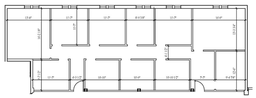
#> input picture floorplan.png, 256 x 98 px, shrunk from 1208 x 464 before the run
$ python -i preprocessing.py   (imports and definitions only)
#> lines starting #> are read from the running program, lines starting #| are printed output that depends on the picture; after the words box and inside, x2 and y2 are one past the last pixel; in counts of white or black regions, pixels touching at a corner belong together
#> further down, picture is the input picture: shape (98, 256, 3); min 0, max 255, mean 236.8

import numpy as np
import cv2
def preprocessing(image):
    # load the image as grayscale
    gray = cv2.cvtColor(image, cv2.COLOR_BGR2GRAY)
    avg = np.average(gray)
#> avg = 236.8
    # Change all pixels to black or white
    gray[gray > 185] = 254
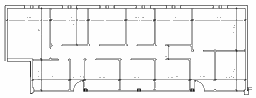
#> gray: shape (98, 256); min 0, max 254, mean 240.6
    gray[gray <= 185] = 1
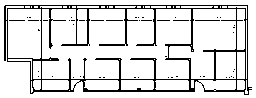
#> gray: shape (98, 256); values 1 (black) and 254 (white), 86.5% white; black in thin lines or dots, all inside (x1, y1, x2, y2) = (4, 5, 252, 95)
    gray[gray ==1] = 255
    gray[gray ==254] = 0

    # Scale it 10x
    scaled = cv2.resize(gray, (0, 0), fx=20, fy=20, interpolation=cv2.INTER_CUBIC)
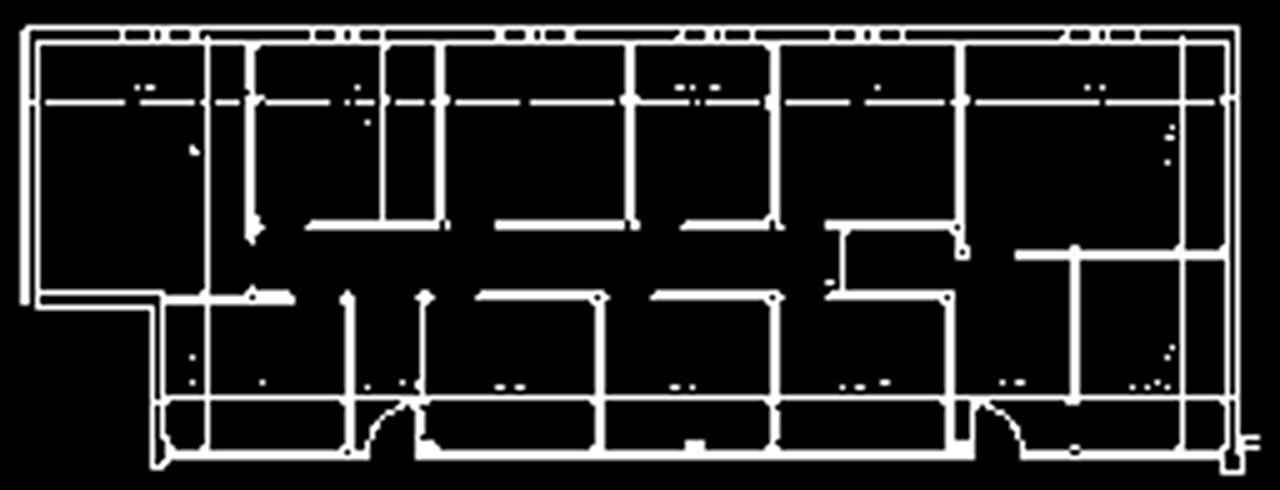
#> scaled: shape (1960, 5120) (shown at 1/4 size); min 0, max 255, mean 35.9
    # io.imshow(scaled)

    # Retained your bilateral filter
    filtered = cv2.bilateralFilter(scaled, 11, 17, 17)

    # Thresholded OTSU method
    #thresh = cv2.threshold(filtered, 0, 255, cv2.THRESH_BINARY_INV | cv2.THRESH_OTSU)[1]

    # Erode the image to bulk it up for tesseract
    kernel = np.ones((5, 5), np.uint8)
    final = cv2.erode(filtered, kernel, iterations=2)
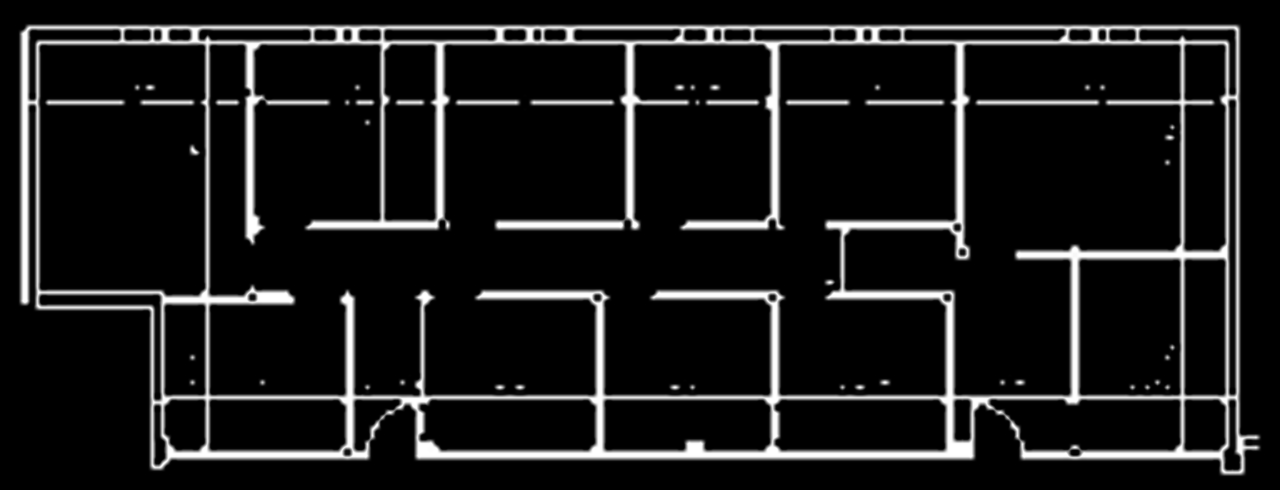
#> final: shape (1960, 5120) (shown at 1/4 size); min 0, max 255, mean 25.9

    return final

>>> import cv2
>>> picture = cv2.imread('floorplan.png')
>>> result = preprocessing(picture)
